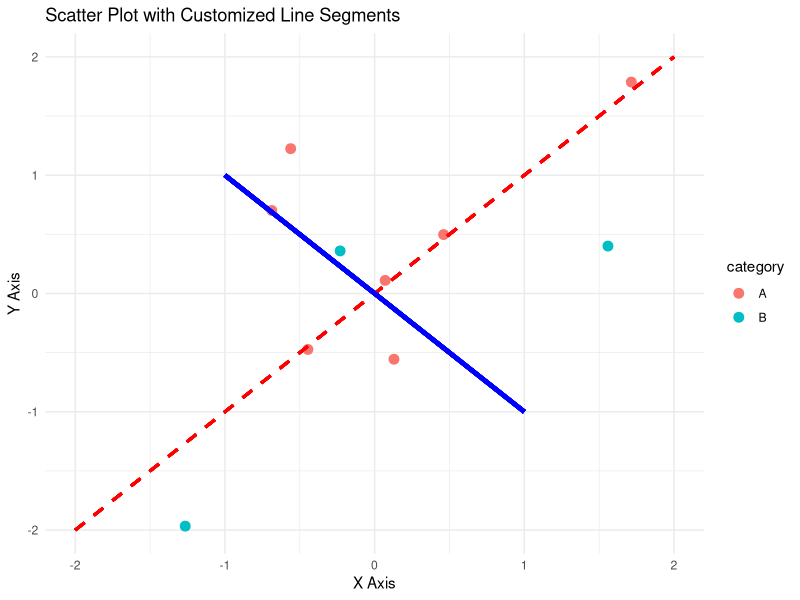

R code for this plot:
#Write a code snippet using geom_segment() to add customized line segments to your plot.
library(ggplot2)
set.seed(123)  
data <- data.frame(
  x = rnorm(10),       
  y = rnorm(10),        
  category = sample(c("A", "B"), 10, replace = TRUE)  
)
plot <- ggplot(data, aes(x = x, y = y, color = category)) +
  geom_point(size = 3) +  
  geom_segment(aes(x = -2, y = -2, xend = 2, yend = 2),  
               color = "red", size = 1, linetype = "dashed") +  
  geom_segment(aes(x = -1, y = 1, xend = 1, yend = -1),  
               color = "blue", size = 1.5, linetype = "solid") +  
  labs(title = "Scatter Plot with Customized Line Segments", 
       x = "X Axis", 
       y = "Y Axis") + 
  theme_minimal()
print(plot)
